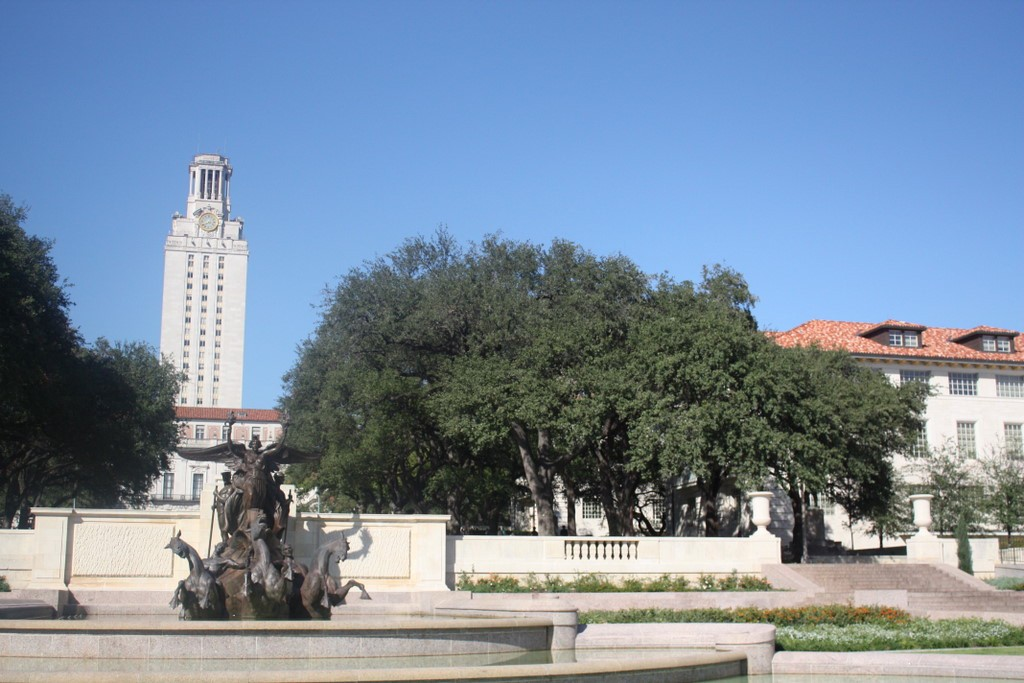
#> input picture ajhina-daozlv-mzguo-a2/part3/a.jpg, 1024 x 683 px
$ python part3.py a.jpg b.jpg out.png
#> lines starting #> are read from the running program, lines starting #| are printed output that depends on the picture
import numpy as np
import cv2
from matplotlib import pyplot as plt
import sys
if __name__ == '__main__':
    img1 = cv2.imread(sys.argv[1])
#> img1 is the input picture: shape (683, 1024, 3); mean B, G, R 159.3, 139.8, 122
    img2 = cv2.imread(sys.argv[2])
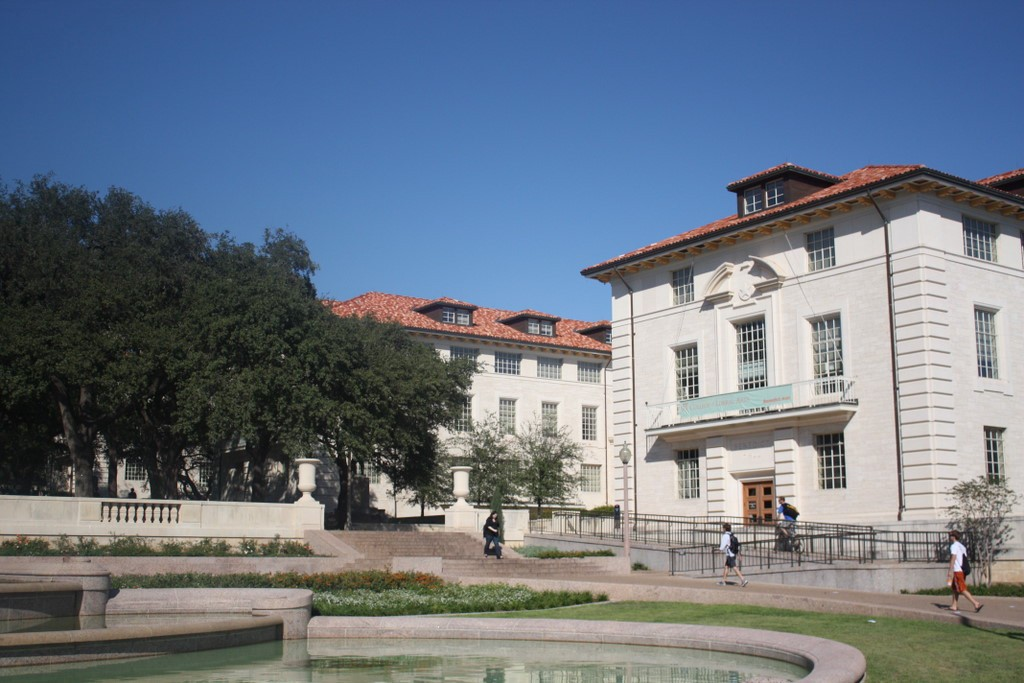
#> input picture ajhina-daozlv-mzguo-a2/part3/b.jpg, 1024 x 683 px
#> img2 is the input picture: shape (683, 1024, 3); mean B, G, R 132.3, 118.7, 107.9
    #expand img size for putting two img together
    srcImg = cv2.copyMakeBorder(img1, 200, 200, 0, 800, cv2.BORDER_CONSTANT, value=(0, 0, 0))
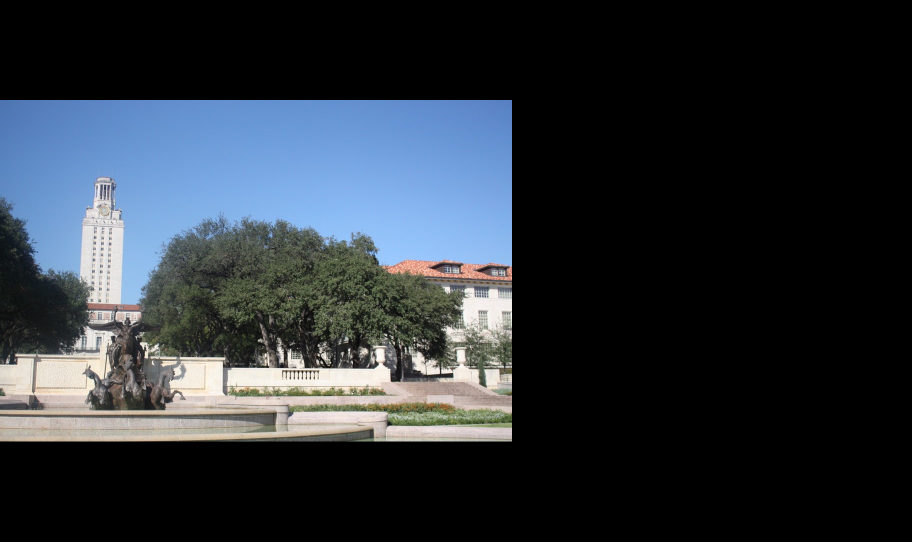
#> srcImg: shape (1083, 1824, 3) (shown at 1/2 size); mean B, G, R 56.4, 49.5, 43.2
    testImg = cv2.copyMakeBorder(img2, 200, 200, 0, 800, cv2.BORDER_CONSTANT, value=(0, 0, 0))
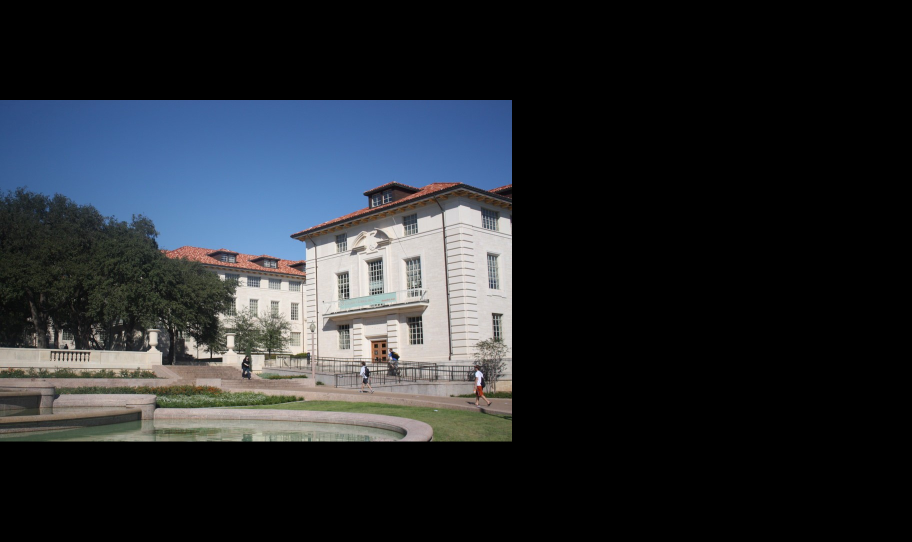
#> testImg: shape (1083, 1824, 3) (shown at 1/2 size); mean B, G, R 46.8, 42, 38.2
    img1gray = cv2.cvtColor(srcImg, cv2.COLOR_BGR2GRAY)
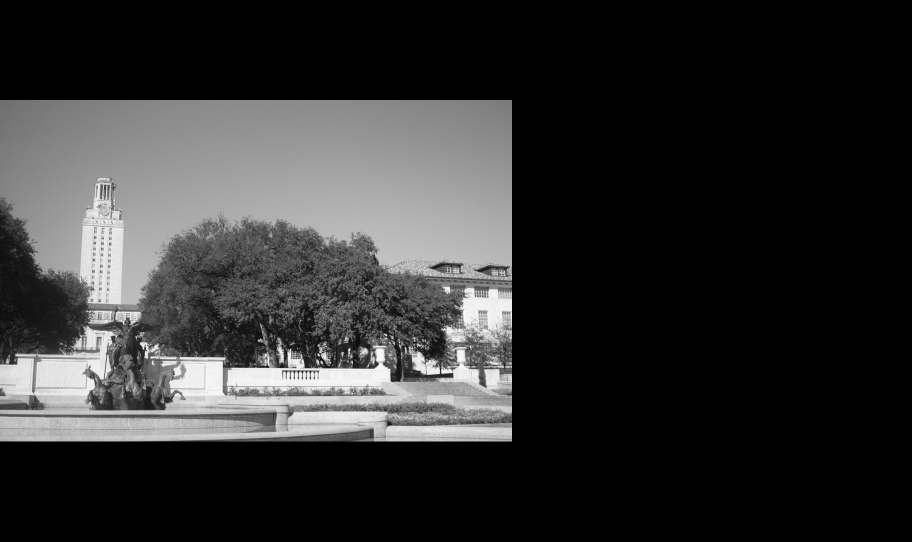
#> img1gray: shape (1083, 1824) (shown at 1/2 size); min 0, max 255, mean 48.4
    img2gray = cv2.cvtColor(testImg, cv2.COLOR_BGR2GRAY)
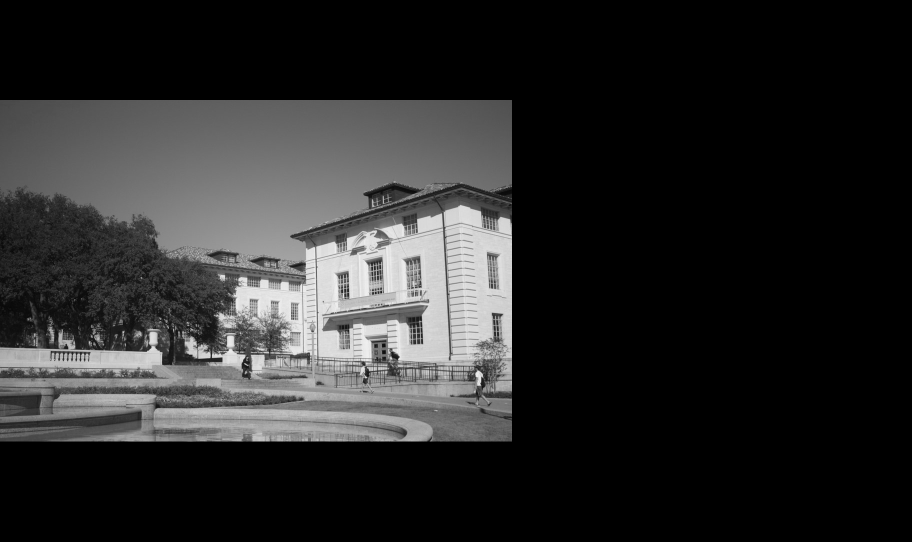
#> img2gray: shape (1083, 1824) (shown at 1/2 size); min 0, max 253, mean 41.4

    orb = cv2.ORB_create(nfeatures=1000)
    (keypoints1, descriptors1) = orb.detectAndCompute(img1gray, None)
#> keypoints1 = 1000 keypoints; strongest (x, y, size): (534, 728, 31), (596, 743, 31), (612, 743, 31), (637, 708, 31)
    (keypoints2, descriptors2) = orb.detectAndCompute(img2gray, None)
#> keypoints2 = 1000 keypoints; strongest (x, y, size): (751, 585, 31), (762, 583, 31), (443, 716, 31), (419, 714, 37.2)
    bf = cv2.BFMatcher()
    matches = bf.knnMatch(descriptors1,descriptors2, k=2)
#> matches = 1000 matches
    ##find the close matches points
    good = []
    for m,n in matches:
        if m.distance < 0.75*n.distance:
            good.append(m)
#> after the loop, good = 80 matches

    MIN_MATCH_COUNT = 10
    if len(good) > MIN_MATCH_COUNT:
        src_pts = np.float32([keypoints1[m.queryIdx].pt for m in good]).reshape(-1, 1, 2)
#> src_pts = 80 rows, first 8: [640, 704], [637, 711], [878, 746], [970, 593], [581, 699], [699, 698], [834, 688], [855, 748]
        dst_pts = np.float32([keypoints2[m.trainIdx].pt for m in good]).reshape(-1, 1, 2)
#> dst_pts = 80 rows, first 8: [186, 667], [183, 674], [419, 715], [513, 573], [124, 660], [247, 663], [381, 657], [398, 716]
        M, mask = cv2.findHomography(src_pts, dst_pts, cv2.RANSAC, 5.0)
#> M = [[1.27, -0.0951, -529.8], [0.227, 1.15, -186.3], [0.000283, -3.21e-05, 1]]; mask = 80 values, max 1 at index 0, min 0 at index 18, mean 0.963
        warpImg = cv2.warpPerspective(testImg, np.array(M), (testImg.shape[1], testImg.shape[0]), flags=cv2.WARP_INVERSE_MAP)
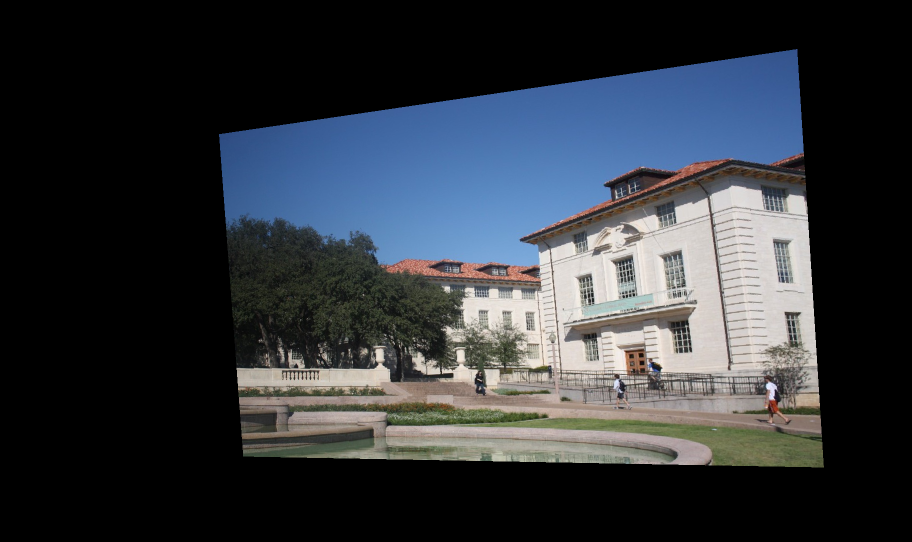
#> warpImg: shape (1083, 1824, 3) (shown at 1/2 size); mean B, G, R 60, 54.1, 49.6
        cv2.imwrite("warpImg.jpg", warpImg)
        ##setup empty img
        res = np.zeros([srcImg.shape[0], srcImg.shape[1], 3], np.uint8)
        for row in range(0, srcImg.shape[0]):
            for col in range(0, srcImg.shape[1]):
                ##directly use origin img if there is pixel in the output img
                if not srcImg[row, col].any():
                    res[row, col] = warpImg[row, col]
                elif not warpImg[row, col].any():
                    res[row, col] = srcImg[row, col]
                else:
                    res[row, col] = np.clip(srcImg[row, col]/2 + warpImg[row, col]/2, 0, 255)
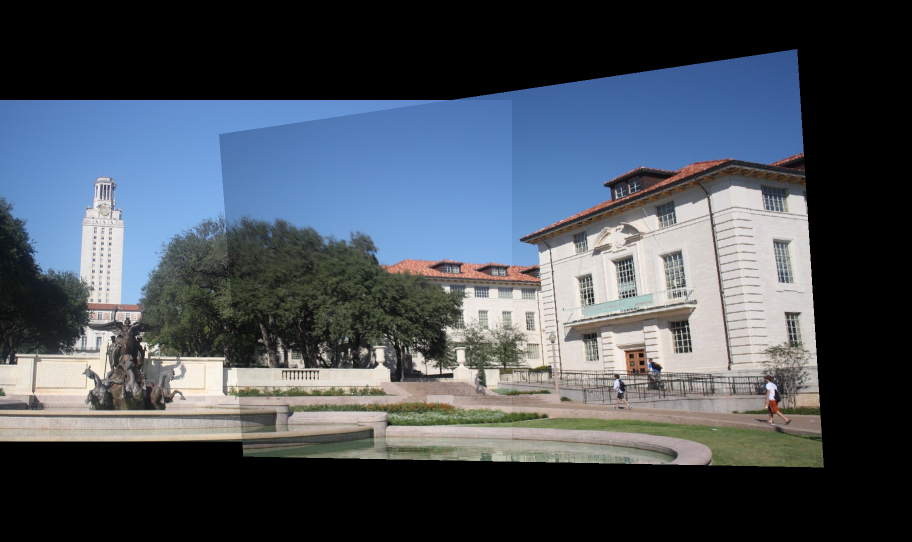
#> res: shape (1083, 1824, 3) (shown at 1/2 size); mean B, G, R 90.3, 80.9, 73.1

        cv2.imwrite(sys.argv[3], res)
    else:
        print("Not enough matches are found - {}/{}".format(len(good), MIN_MATCH_COUNT))
        matchesMask = None
